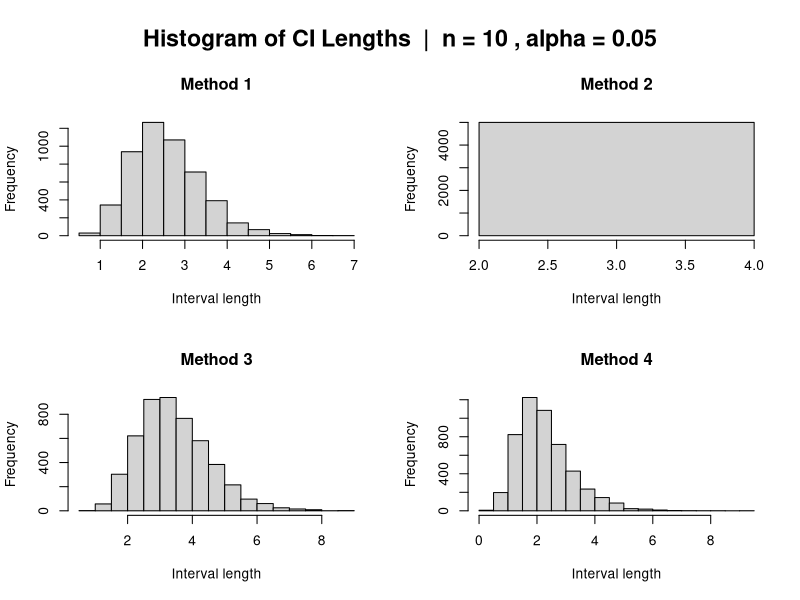
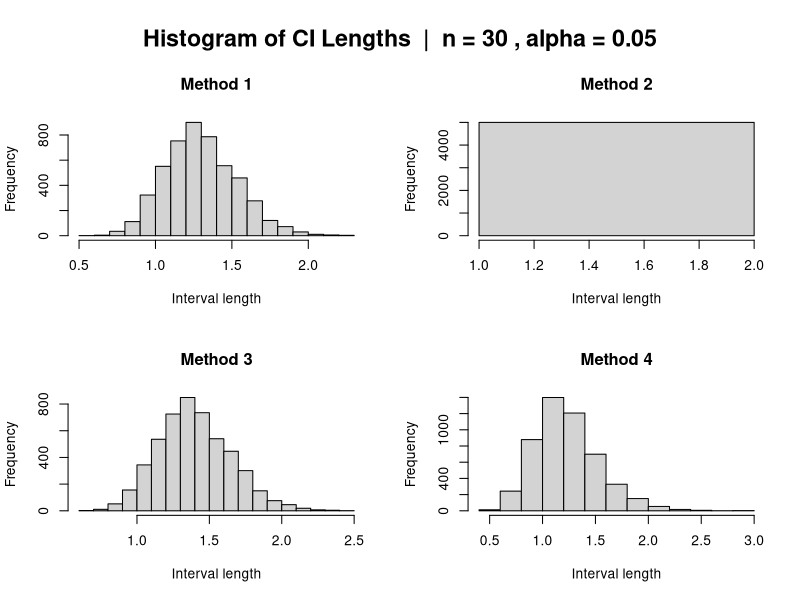
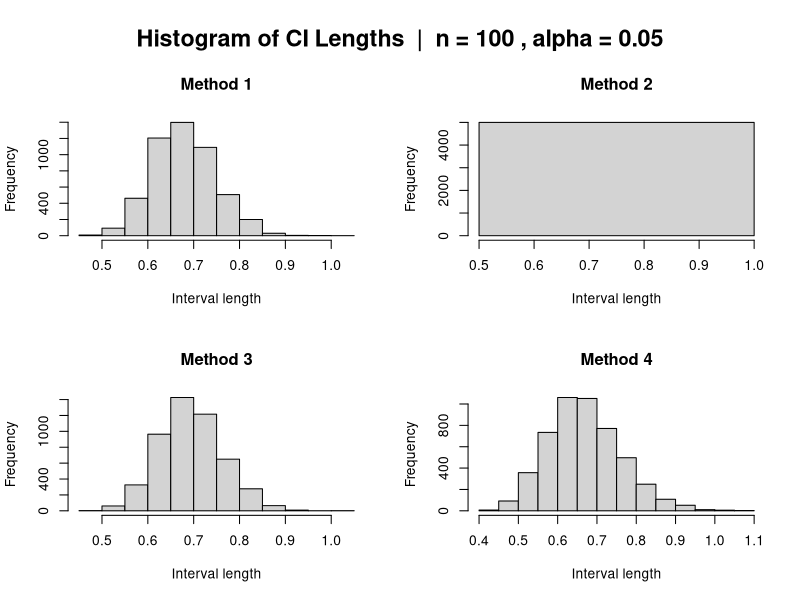
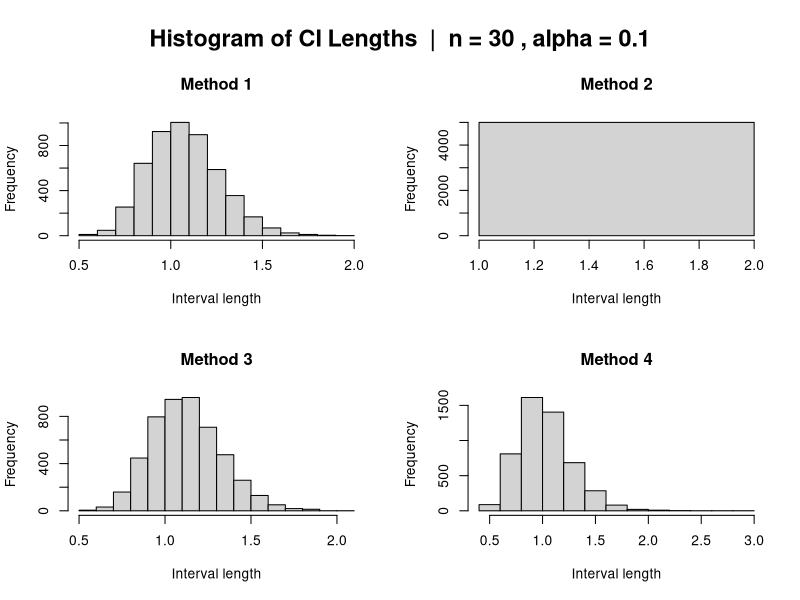
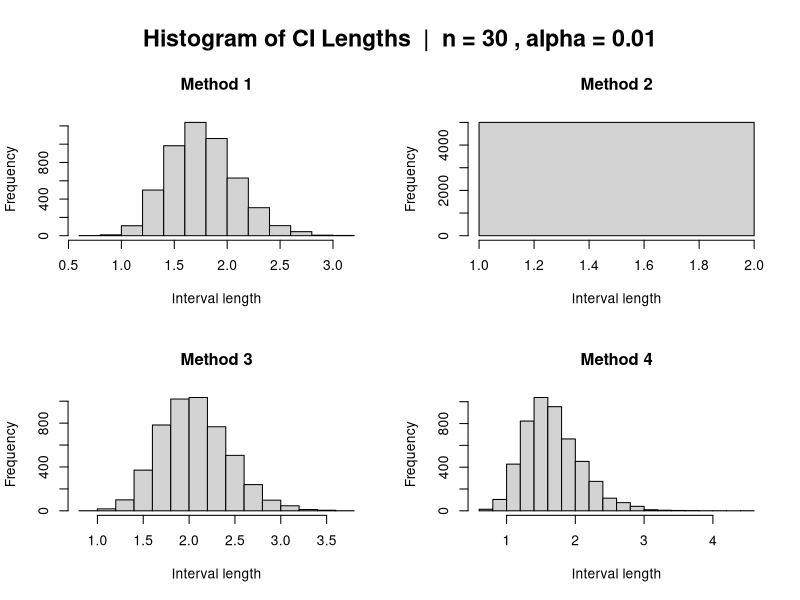
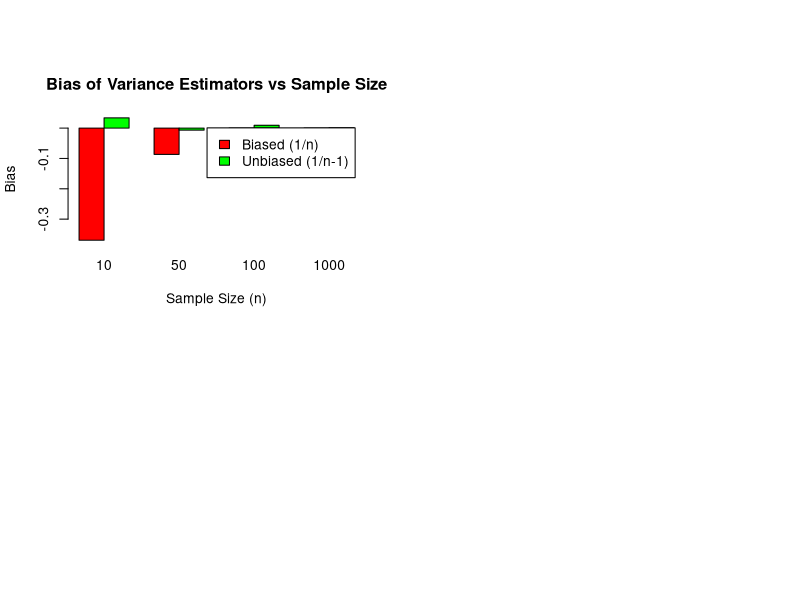

These figures' R source, in order:
## ---- chunk 1
id_num <- 17
set.seed(id_num)
theta_true <- id_num / 10
lambda_true <- 1 / theta_true
alphas <- c(0.1, 0.05, 0.01)
n_vals <- c(5, 10, 30, 100)
m_vals <- c(100, 1000, 5000)  
## ---- chunk 2
# 1: exact chi-square-based confidence interval
ci1_theta <- function(x, alpha) {
  n <- length(x)
  xbar <- mean(x)
  chi_low <- qchisq(alpha / 2, df = 2 * n)       # χ²_{α/2, 2n}
  chi_up  <- qchisq(1 - alpha / 2, df = 2 * n)   # χ²_{1-α/2, 2n}
  lower <- 2 * n * xbar / chi_up
  upper <- 2 * n * xbar / chi_low
  c(lower, upper)
}

## ---- chunk 3
# 2: normal approximation with known variance (uses true θ)
ci2_theta <- function(x, alpha, theta_true) {
  n <- length(x)
  xbar <- mean(x)
  z <- qnorm(1 - alpha / 2)
  half_len <- z * theta_true / sqrt(n)
  c(xbar - half_len, xbar + half_len)
}
## ---- chunk 4
# 3: rearranged inequality (no θ inside)
ci3_theta <- function(x, alpha) {
  n <- length(x)
  xbar <- mean(x)
  z <- qnorm(1 - alpha / 2)
  c <- z / sqrt(n)
  
  if (c >= 1) {
    return(c(NA, NA))
  }
  
  lower <- xbar / (1 + c)
  upper <- xbar / (1 - c)
  c(lower, upper)
}
## ---- chunk 5
# 4: t-approximation with sample standard deviation
ci4_theta <- function(x, alpha) {
  n <- length(x)
  xbar <- mean(x)
  s <- sd(x)
  tcritical <- qt(1 - alpha / 2, df = n - 1)
  half_len <- tcritical * s / sqrt(n)
  c(xbar - half_len, xbar + half_len)
}
## ---- chunk 6
#simulation for one scenario
simulate_one <- function(n, alpha, m_reps) {
  cover <- numeric(4) #cover[i] counts how many times method contains the true θ
  lengths <- numeric(4) #lengths[i] adds up all the interval lengths from a method
  
  for (m in 1:m_reps) {
    x <- rexp(n, rate = lambda_true)
    
    # method 1
    ci1 <- ci1_theta(x, alpha)
    cover[1]  <- cover[1]  + (ci1[1] <= theta_true && theta_true <= ci1[2])
    lengths[1] <- lengths[1] + diff(ci1)
    
    # method 2
    ci2 <- ci2_theta(x, alpha, theta_true)
    cover[2]  <- cover[2]  + (ci2[1] <= theta_true && theta_true <= ci2[2])
    lengths[2] <- lengths[2] + diff(ci2)
    
    # method 3
    ci3 <- ci3_theta(x, alpha)
    if (!any(is.na(ci3))) {
      cover[3]  <- cover[3]  + (ci3[1] <= theta_true && theta_true <= ci3[2])
      lengths[3] <- lengths[3] + diff(ci3)
    }
    
    # method 4
    ci4 <- ci4_theta(x, alpha)
    cover[4]  <- cover[4]  + (ci4[1] <= theta_true && theta_true <= ci4[2])
    lengths[4] <- lengths[4] + diff(ci4)
  }
  
  data.frame(
    n = n,
    alpha = alpha,
    m_reps = m_reps,
    Method = 1:4,
    Coverage = cover / m_reps,
    AvgLength = lengths / m_reps
  )
}
## ---- chunk 7
#runs the simulation for all (n, α, m)
results <- data.frame()

for (alpha in alphas) {
  for (n in n_vals) {
    for (m_reps in m_vals) {
      res <- simulate_one(n, alpha, m_reps)
      results <- rbind(results, res)
    }
  }
}
results
## ---- chunk 8
plot_ci_lengths <- function(n, alpha) {
  m_reps <- m_vals[length(m_vals)]
  lengths <- matrix(NA, nrow = m_reps, ncol = 4)
  
  for (m in 1:m_reps) {
    x <- rexp(n, rate = lambda_true)
    
    lengths[m,1] <- diff(ci1_theta(x, alpha))
    lengths[m,2] <- diff(ci2_theta(x, alpha, theta_true))
    
    tmp <- ci3_theta(x, alpha)
    lengths[m,3] <- if (!any(is.na(tmp))) diff(tmp) else NA
    
    lengths[m,4] <- diff(ci4_theta(x, alpha))
  }
  
  par(mfrow = c(2,2), oma = c(0, 0, 3, 0))

  for (i in 1:4) {
    hist(lengths[,i],
         main = paste("Method", i),
         xlab = "Interval length",
         col = "lightgray")
  }
  
  title_text <- paste("Histogram of CI Lengths  |  n =", n, ", alpha =", alpha)
  mtext(title_text, outer = TRUE, cex = 1.4, font = 2)
}


plot_ci_lengths(10, 0.05)
plot_ci_lengths(30, 0.05)
plot_ci_lengths(100, 0.05)

plot_ci_lengths(30, 0.1)
plot_ci_lengths(30, 0.01)

## ---- chunk 9
team_id <- 1
## ---- chunk 10
set.seed(team_id)

mu <- 10
sigma_squared <- 4
sigma <- sqrt(sigma_squared)
M <- 10000 # Number of repetitions to estimate Expectation
sample_sizes <- c(10, 50, 100, 1000)

results <- data.frame(
  n = integer(),
  Bias_n = double(),
  Bias_n_minus_1 = double(),
  Mean_Est_n = double(),
  Mean_Est_n_minus_1 = double()
)

for (n in sample_sizes) {
  # Generate M samples of size n
  # Creates a matrix where each column is a sample of size n
  samples <- matrix(rnorm(n * M, mean = mu, sd = sigma), nrow = n)
  
  means <- colMeans(samples)
  
  # Calculate sum of squared deviations for each column (S_xx)
  # sweep subtracts the column means from the matrix
  deviations <- sweep(samples, 2, means, "-")
  S_xx <- colSums(deviations^2)
  
  est_n <- S_xx / n           # Biased estimator
  est_n_1 <- S_xx / (n - 1)   # Unbiased estimator
  
  # Calculate Empirical Bias
  bias_n <- mean(est_n) - sigma_squared
  bias_n_1 <- mean(est_n_1) - sigma_squared
  
  results <- rbind(results, data.frame(
    n = n,
    Bias_n = bias_n,
    Bias_n_minus_1 = bias_n_1,
    Mean_Est_n = mean(est_n),
    Mean_Est_n_minus_1 = mean(est_n_1)
  ))
}

print(results)

# Visualization of Bias Convergence
barplot(
  rbind(results$Bias_n, results$Bias_n_minus_1), 
  beside = TRUE, 
  names.arg = results$n, 
  col = c("red", "green"), 
  legend.text = c("Biased (1/n)", "Unbiased (1/n-1)"),
  main = "Bias of Variance Estimators vs Sample Size",
  xlab = "Sample Size (n)",
  ylab = "Bias"
)
